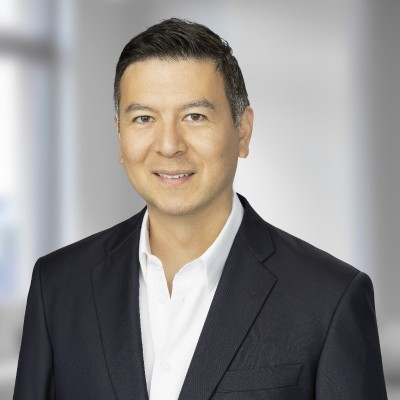
#> input picture src/Blurring/chadho.png, 400 x 400 px
$ python test_edge_kernels.py
#> lines starting #> are read from the running program, lines starting #| are printed output that depends on the picture
import cv2
import numpy as np
from matplotlib import pyplot as plt

# Load the image (in grayscale)
image = cv2.imread('chadho.png', cv2.IMREAD_GRAYSCALE)
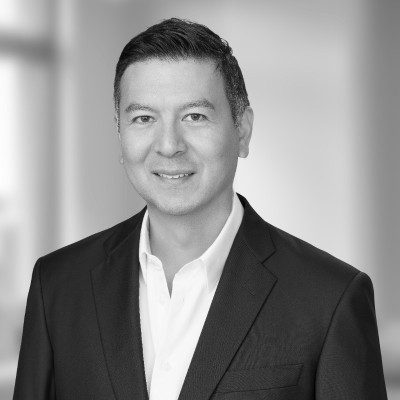
#> image: shape (400, 400); min 0, max 254, mean 141.9

# Define the first 5x5 kernel (for vertical top/bottom edges)
kernel1 = np.array([
    [  2.0,  2.0,  4.0,  2.0,  2.0],
    [  1.0,  2.0,  2.0,  2.0,  1.0],
    [    0,    0,    0,    0,    0],
    [ -2.0, -2.0, -2.0, -2.0, -2.0],
    [ -2.0, -2.0, -4.0, -2.0, -2.0]
])

# Define the second 5x5 kernel (for horizontal left/right edges)
kernel2 = np.array([
    [ 2.0,  1.0,  0,  -2.0,  -2.0],
    [ 2.0,  2.0,  0,  -2.0,  -2.0],
    [ 4.0,  2.0,  0,  -2.0,  -4.0],
    [ 2.0,  2.0,  0,  -2.0,  -2.0],
    [ 2.0,  1.0,  0,  -2.0,  -2.0]
])

# Apply the first kernel to the image (vertical edges)
output_image1 = cv2.filter2D(src=image, ddepth=-1, kernel=kernel1)
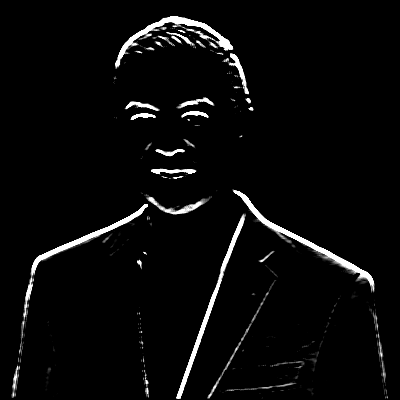
#> output_image1: shape (400, 400); min 0, max 255, mean 9.4

# Apply the second kernel to the image (horizontal edges)
output_image2 = cv2.filter2D(src=image, ddepth=-1, kernel=kernel2)
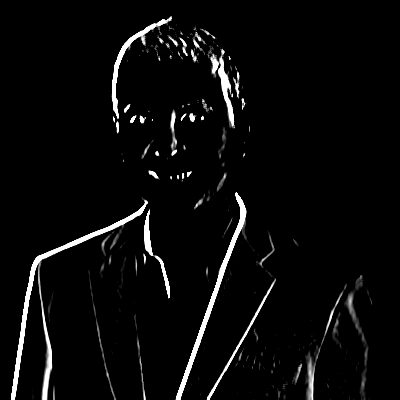
#> output_image2: shape (400, 400); min 0, max 255, mean 10.2

# Create masks to extract the top and bottom from output_image1 (vertical)
vertical_edges = np.zeros_like(output_image1)
vertical_edges[output_image1 > 0] = 255  # Retain non-zero edges from the vertical image

# Create masks to extract the left and right from output_image2 (horizontal)
horizontal_edges = np.zeros_like(output_image2)
horizontal_edges[output_image2 > 0] = 255  # Retain non-zero edges from the horizontal image

# Combine the vertical and horizontal edges
combined_edges = cv2.bitwise_or(vertical_edges, horizontal_edges)

# Display the original, filtered images, and the combined edge result
plt.subplot(1, 4, 1)
plt.imshow(image, cmap='gray')
plt.title('Original Image')
plt.axis('off')

plt.subplot(1, 4, 2)
plt.imshow(output_image1, cmap='gray')
plt.title('Vertical (Top/Bottom) Edges')
plt.axis('off')

plt.subplot(1, 4, 3)
plt.imshow(output_image2, cmap='gray')
plt.title('Horizontal (Left/Right) Edges')
plt.axis('off')

plt.subplot(1, 4, 4)
plt.imshow(combined_edges, cmap='gray')
plt.title('Combined Edges')
plt.axis('off')

# Show the figure
plt.show()
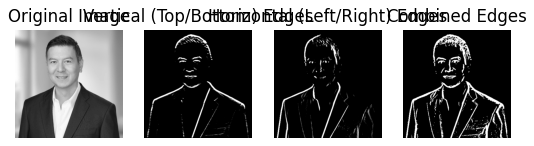
#> figure drawn by matplotlib, 4 panels
